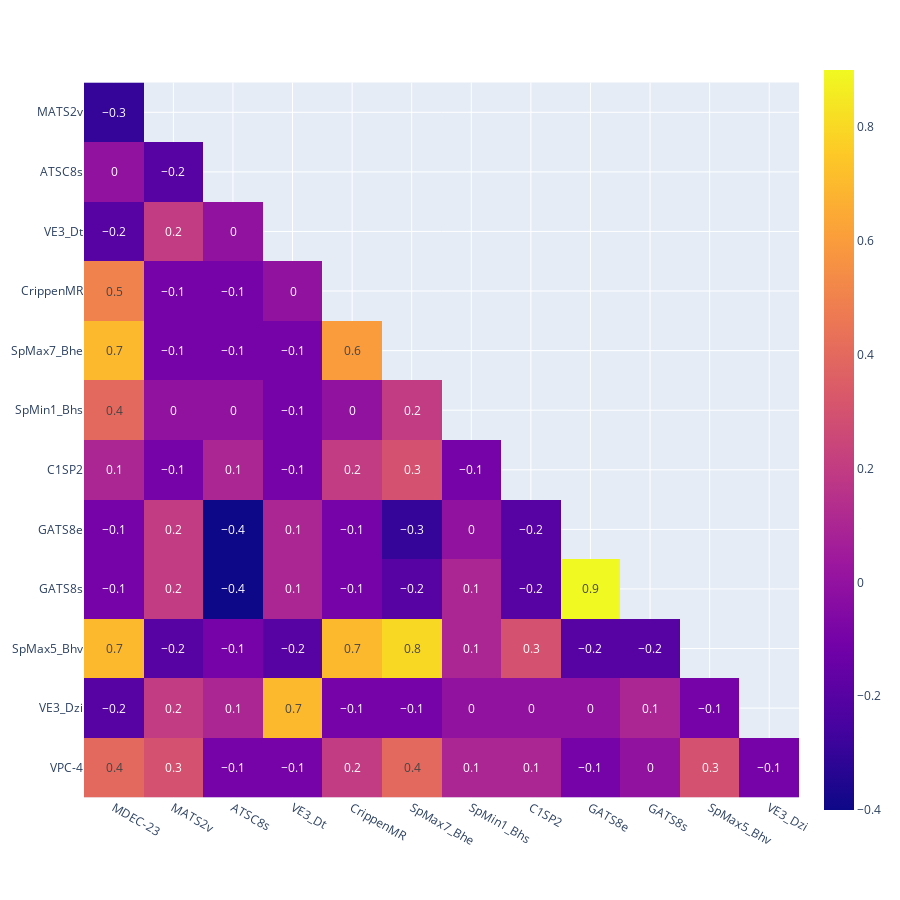

Notebook source saved alongside this figure:
### Code cell
import plotly.express as px
import numpy as np

# Correlation
df_corr = df.corr().round(1)  

# Mask to matrix
mask = np.zeros_like(df_corr, dtype=bool)
mask[np.triu_indices_from(mask)] = True

# Viz
df_corr_viz = df_corr.mask(mask).dropna(how='all', axis=0).dropna(axis=1, how='all')
fig = px.imshow(df_corr_viz, text_auto=True)
fig.update_layout(height = 900, width=900)
fig.show();

### Figure 1 — Plotly figure (JSON) as saved in the notebook; plotly's stock layout.template omitted (floating-point values rounded to 4 significant figures; data arrays with more than 128 entries replaced by an {"elided": "..."} marker saying what was removed)
{"data": [{"coloraxis": "coloraxis", "hovertemplate": "x: %{x}<br>y: %{y}<br>color: %{z}<extra></extra>", "name": "0", "texttemplate": "%{z}", "type": "heatmap", "x": ["MDEC-23", "MATS2v", "ATSC8s", "VE3_Dt", "CrippenMR", "SpMax7_Bhe", "SpMin1_Bhs", "C1SP2", "GATS8e", "GATS8s", "SpMax5_Bhv", "VE3_Dzi"], "xaxis": "x", "y": ["MATS2v", "ATSC8s", "VE3_Dt", "CrippenMR", "SpMax7_Bhe", "SpMin1_Bhs", "C1SP2", "GATS8e", "GATS8s", "SpMax5_Bhv", "VE3_Dzi", "VPC-4"], "yaxis": "y", "z": {"elided": "12x12 float values"}}], "layout": {"coloraxis": {"colorscale": [[0, "#0d0887"], [0.1111, "#46039f"], [0.2222, "#7201a8"], [0.3333, "#9c179e"], [0.4444, "#bd3786"], [0.5556, "#d8576b"], [0.6667, "#ed7953"], [0.7778, "#fb9f3a"], [0.8889, "#fdca26"], [1, "#f0f921"]]}, "height": 900, "margin": {"t": 60}, "width": 900, "xaxis": {"anchor": "y", "constrain": "domain", "domain": [0, 1], "scaleanchor": "y"}, "yaxis": {"anchor": "x", "autorange": "reversed", "constrain": "domain", "domain": [0, 1]}}}
